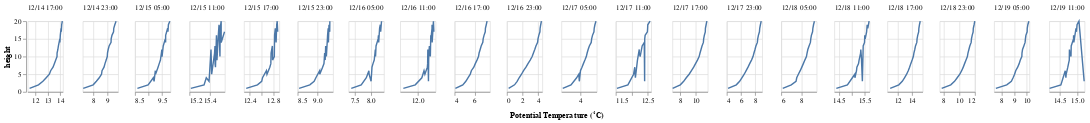

Write notebook code for a chart like this one.
### Code cell
alt.Chart(sos_tidy_temps).transform_filter(
    alt.datum.measurement == 'potential temperature'
).mark_line().encode(
    alt.X('value:Q', sort='-y', title=None),
    alt.Y('height:Q'),
    alt.Facet('time:T', header=alt.Header(format="%m/%d %H:00", formatType='time'), title='Potential Temperature (˚C)')
).properties(
    width=50, 
    height=100
).resolve_scale(
    x='independent'
).configure_header(
    titleOrient='bottom'
)

### Figure 1 — Vega-Lite specification as saved in the notebook (floating-point values rounded to 4 significant figures; data arrays with more than 128 entries replaced by an {"elided": "..."} marker saying what was removed)
{"config": {"view": {"continuousWidth": 400, "continuousHeight": 300}, "header": {"titleOrient": "bottom"}}, "data": {"name": "data-023798409f7c461b2e7c5923d21f8ee8"}, "mark": "line", "encoding": {"facet": {"field": "time", "header": {"format": "%m/%d %H:00", "formatType": "time"}, "title": "Potential Temperature (˚C)", "type": "temporal"}, "x": {"field": "value", "sort": "-y", "title": null, "type": "quantitative"}, "y": {"field": "height", "type": "quantitative"}}, "height": 100, "resolve": {"scale": {"x": "independent"}}, "transform": [{"filter": "(datum.measurement === 'potential temperature')"}], "width": 50, "$schema": "https://vega.github.io/schema/vega-lite/v4.17.0.json", "datasets": {"data-023798409f7c461b2e7c5923d21f8ee8": {"elided": "1360 records"}}}
